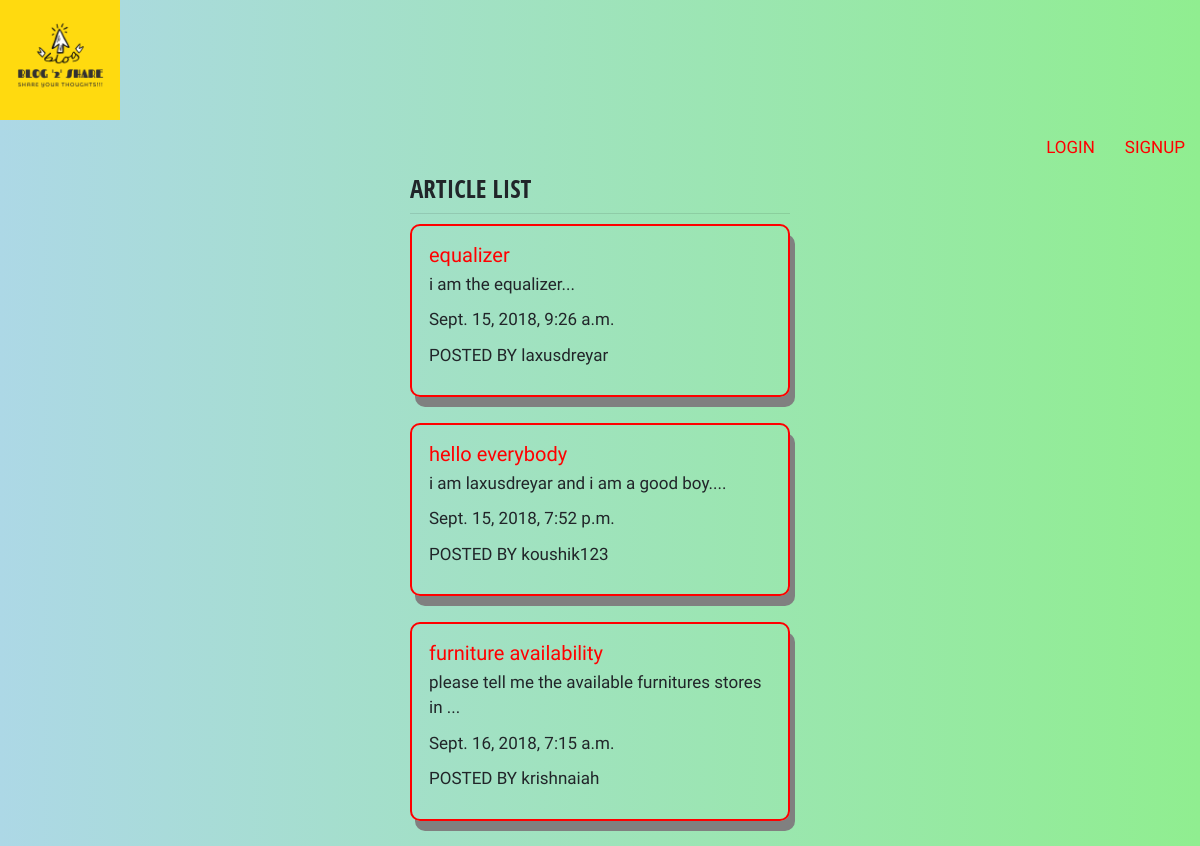
The app's page /articles/ with its own data.
### articles/models.py (models this page shows, shortened)
class Article(models.Model):
	title = models.CharField(max_length = 100)
	slug = models.SlugField()
	body = models.TextField()
	date = models.DateTimeField(auto_now_add = True)
	photo = models.ImageField(default="default.png",null=True,blank=True)
	author = models.ForeignKey(User,on_delete=models.PROTECT,default=None)
	def snippet(self):
		return self.body[:50]+"..."

### articles/views.py (the view)
# urls.py: path('',article_views.article_list,name = "home"),
def article_list(request):
	articles = Article.objects.all().order_by('date')
	return render(request,'articles/article_list.html',{'articles':articles})

### articles/templates/articles/article_list.html (shortened to what this page needs)
 {% extends "base_layout.html" %}
{% block content %}
<h1 style="font-family: 'Open Sans Condensed', sans-serif;">ARTICLE LIST</h1>
<hr>
<div class="articles">
{% for article in articles %}
<div class="article">
<h2><a href="{% url 'articles:detail' slug=article.slug %}">{{article.title}}</a></h2>
<p>{{article.snippet}}</p>
<p>{{article.date}}</p>
<p class="author">POSTED BY {{article.author.username}}</p>
</div>
{% endfor %}
</div>
{% endblock %}

### templates/base_layout.html (shortened to what this page needs)
{% load static %}
<!DOCTYPE html>
<html>
<head>
<link rel="stylesheet" href="https://maxcdn.bootstrapcdn.com/bootstrap/3.3.7/css/bootstrap.min.css">
<link rel="stylesheet" href="{% static 'css/blogstyle.css' %}">
<link rel="stylesheet" href="{% static 'css/bootstrap-grid.min.css' %}">
<link rel="stylesheet" href="{% static 'css/bootstrap.css' %}">
</head>
<body>
  <header class="wrapper">
    <h1><a class="logo" href="{% url 'home'%}"><img src="{% static 'img/logo.png' %}" alt="BLOG2SHARE"/></a></h1>
    <nav>
      <ul class="nav justify-content-end">
        {% if user.is_authenticated %}
          <li class="nav-item"><a class="nav-link active" href= "{% url 'articles:create' %}" class="highlight">Create New Article</a></li>
        <li class="nav-item">
          <form class="logout-link" action="{% url 'accounts:logout'%}" method="post">
            {% csrf_token %}
            <button class="nav-link" type="submit">Logout</button>
          </form>
        </li>
        {% else %}
        <li class="nav-item"><a class="nav-link" href="{% url 'accounts:login' %}">LOGIN</a></li>
        <li class="nav-item"><a class="nav-link" href="{% url 'accounts:signup' %}">SIGNUP</a></li>
        {% endif %}
      </ul>
    </nav>
  </header>
<div class="container">
  <div class="row">
    <div class="col col-12">
    </div>
    <div class="col co-12">
    </div>
  </div>
</div>
  <div class="row">
    <div class="col col-4"></div>
    <div class="col col-4"><div class="wrapper-101">
      {% block content %}
      {% endblock %}
      </div>
    </div>
    <div class="col col-4">
    </div>
  </div>
</body>
</html>

### articles/static/css/blogstyle.css (style rules this page uses)
body { background-color: rgb(223,227,238); }

### templates/base_layout.html (style rules this page uses)
body { // font-family: 'Fjalla One', sans-serif; font-size: 1.7em; font-family: 'Ubuntu Condensed', sans-serif; background: linear-gradient(to right,lightblue,lightgreen); }
.logo img { width: 10%; }
a { color: red; text-decoration: none; }

### articles/templates/articles/article_list.html (style rules this page uses)
.article { border: 2px solid red; margin-bottom: 1.5em; padding: 1em; border-radius: 10px; box-shadow: 5px 10px grey; }

### records on screen
Article: title "equalizer", snippet "i am the equalizer...", date "Sept. 15, 2018, 9:26 a.m.", author.username "laxusdreyar"
Article: title "hello everybody", snippet "i am laxusdreyar and i am a good boy....", date "Sept. 15, 2018, 7:52 p.m.", author.username "koushik123"
Article: title "furniture availability", snippet "please tell me the available furnitures stores in ...", date "Sept. 16, 2018, 7:15 a.m.", author.username "krishnaiah"
